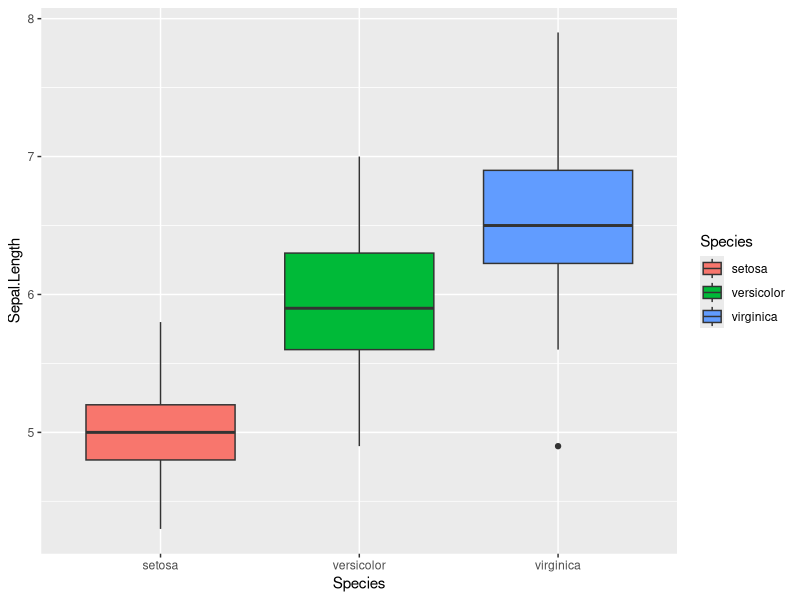
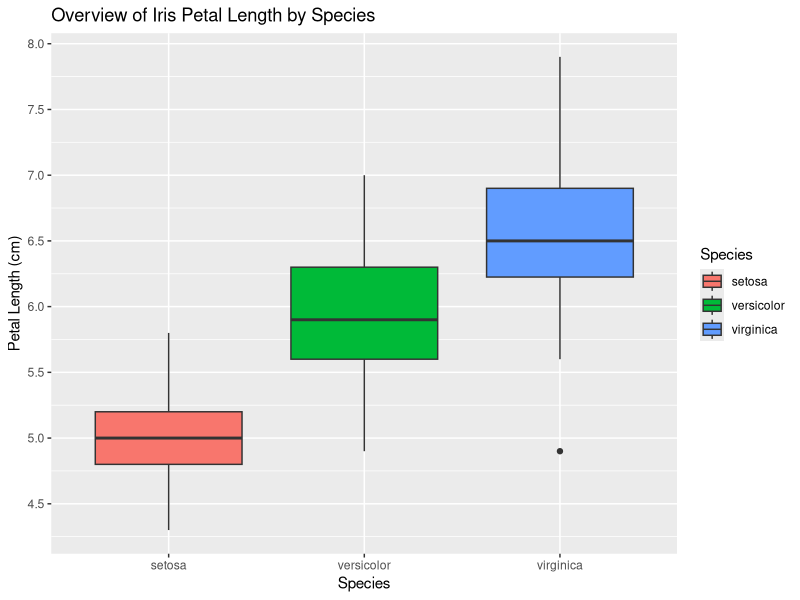
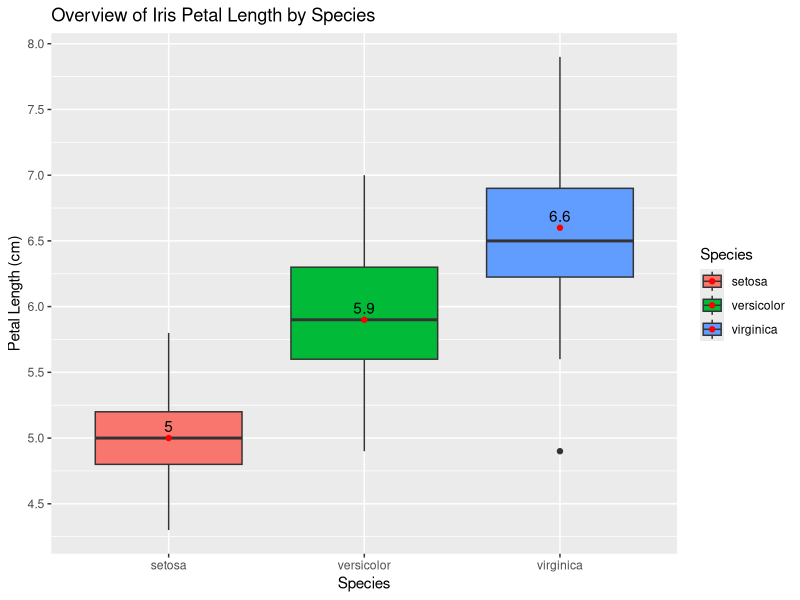
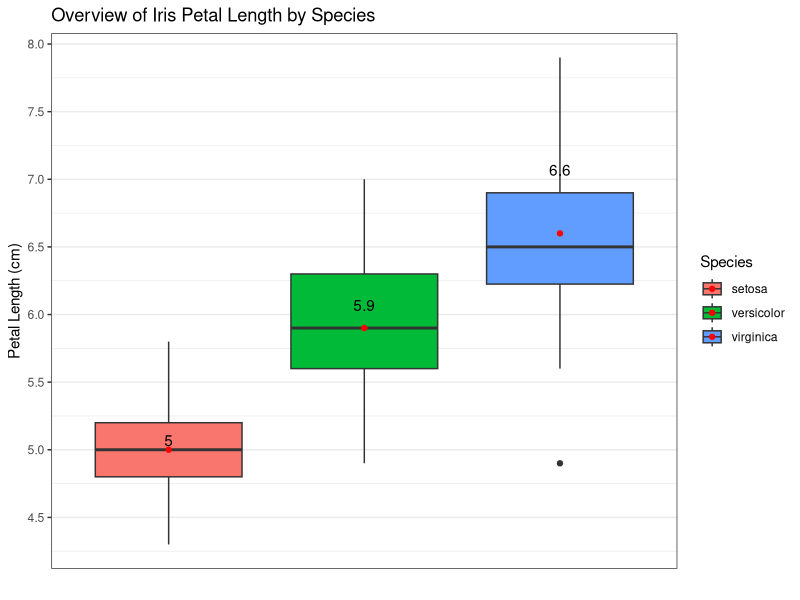
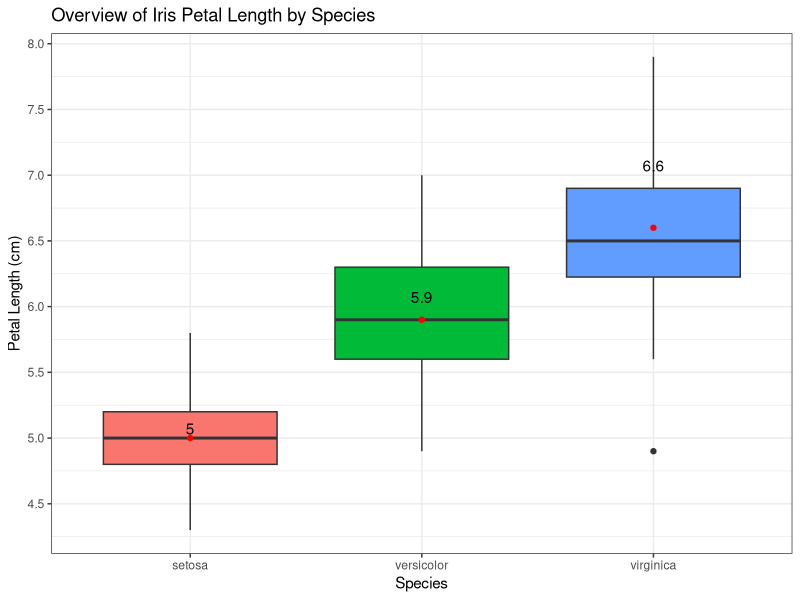

R code for these plots, in order:
## ---- chunk 1
knitr::opts_chunk$set(echo = TRUE, warning = F, message = F)
## ---- chunk 2
# Loading package
library(dplyr)
library(ggplot2)
## ---- chunk 3
# Sử dụng dữ liệu "iris" có sẵn trong R
data("iris")
iris %>% 
  ggplot(aes(Species, Sepal.Length, fill = Species)) +
  geom_boxplot()
## ---- chunk 4
iris %>% 
  ggplot(aes(Species, Sepal.Length, fill = Species)) + 
  geom_boxplot() +
  labs(title = "Overview of Iris Petal Length by Species", 
       x = "Species",
       y = "Petal Length (cm)") +
  scale_y_continuous(breaks = seq(0,10, by = 0.5))
## ---- chunk 5
# Tạo thêm 1 dataframe tính độ dài trung bình cánh hoa của các loài hoa
mean_sepal_length_by_species <- iris %>% 
  group_by(Species) %>% 
  summarise(mean_sepal_length = mean(Sepal.Length)) %>% 
  as.data.frame

# Xem dữ liệu được tổng hợp
mean_sepal_length_by_species

iris %>% 
  ggplot(aes(Species, Sepal.Length, fill = Species)) + 
  geom_boxplot() +
  labs(title = "Overview of Iris Petal Length by Species", 
       x = "Species",
       y = "Petal Length (cm)") +
  scale_y_continuous(breaks = seq(0,30, by = 0.5)) +
  geom_point(aes(x = Species, 
                 y = round(mean_sepal_length,1)), 
             data = mean_sepal_length_by_species, 
             col = "red") + 
  geom_text(aes(label = round(mean_sepal_length,1), 
                x = Species, 
                y = round(mean_sepal_length,1)), 
            data = mean_sepal_length_by_species, 
            check_overlap = TRUE, 
            vjust = -0.5)
## ---- chunk 6
iris %>%
  ggplot(aes(Species, Sepal.Length, fill = Species)) +
  geom_boxplot() +
  labs(title = "Overview of Iris Petal Length by Species",
       x = "",        # Bỏ tên trục X
       y = "Petal Length (cm)") +
  scale_y_continuous(breaks = seq(0, 10, by = 0.5)) +
  geom_point(aes(x = Species, y = round(mean_sepal_length, 1)),
             data = mean_sepal_length_by_species, col = "red") +
  geom_text(aes(
      label = round(mean_sepal_length, 1),
      x = Species,
      y = round(mean_sepal_length)
    ),
    data = mean_sepal_length_by_species,
    check_overlap = TRUE,
    vjust = -0.3
  ) +
  theme_bw() +  # Background đen trắng
  theme(
    # Bỏ gridlines trục X
    panel.grid.major.x = element_blank(),
    # Bỏ tên giá trị trục X    
    axis.text.x = element_blank(),
    # Bỏ ticks trục X
    axis.ticks.x = element_blank()
  )
## ---- chunk 7
iris %>% 
  ggplot(aes(Species, Sepal.Length, fill = Species)) + 
  geom_boxplot() +
  labs(
   title = "Overview of Iris Petal Length by Species", 
       x = "Species",                                          
       y = "Petal Length (cm)") +
  scale_y_continuous(breaks = seq(0,10, by = 0.5)) +
  geom_point(aes(x = Species, 
                 y = round(mean_sepal_length,1)), 
             data = mean_sepal_length_by_species, col = "red") + 
  geom_text(aes(label = round(mean_sepal_length,1), 
                x = Species, y = round(mean_sepal_length)), 
            data = mean_sepal_length_by_species, check_overlap = TRUE, vjust = -0.3) +
  theme_bw() +  # Background đen trắng
  theme(legend.position = "none")  # Bỏ legend
